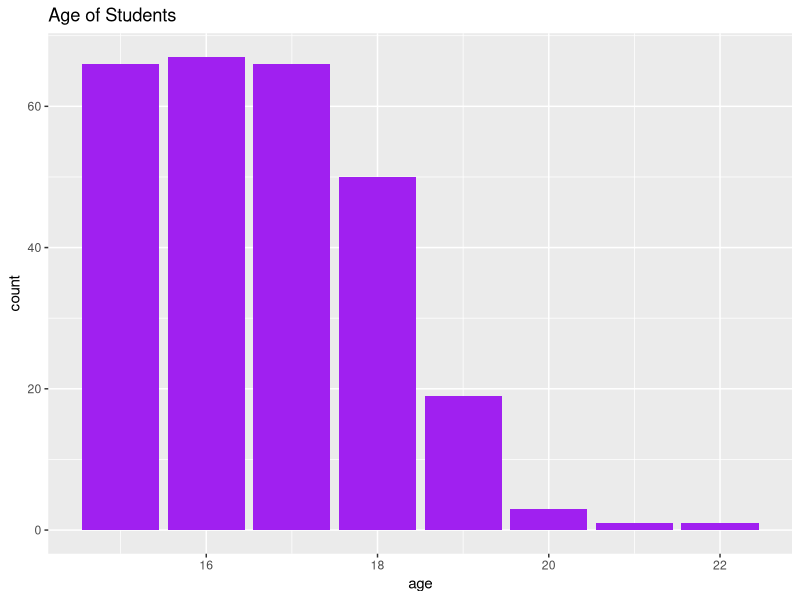
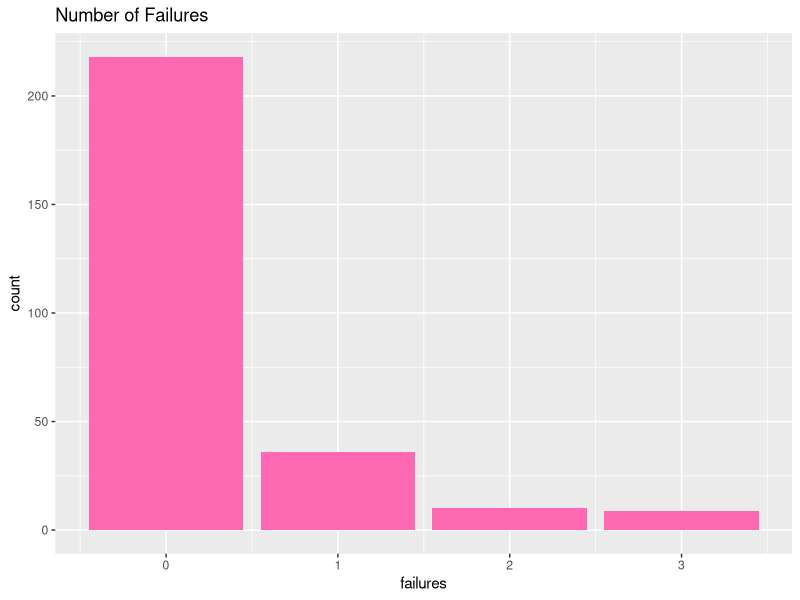
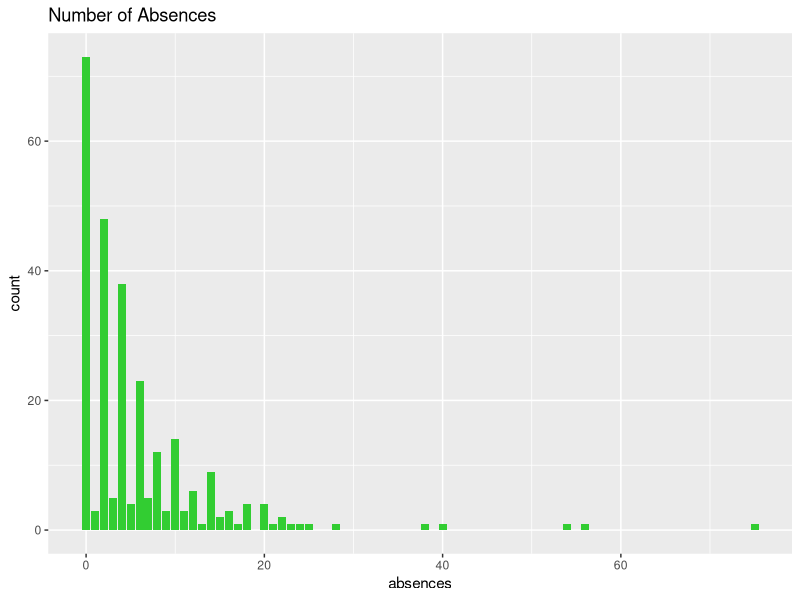
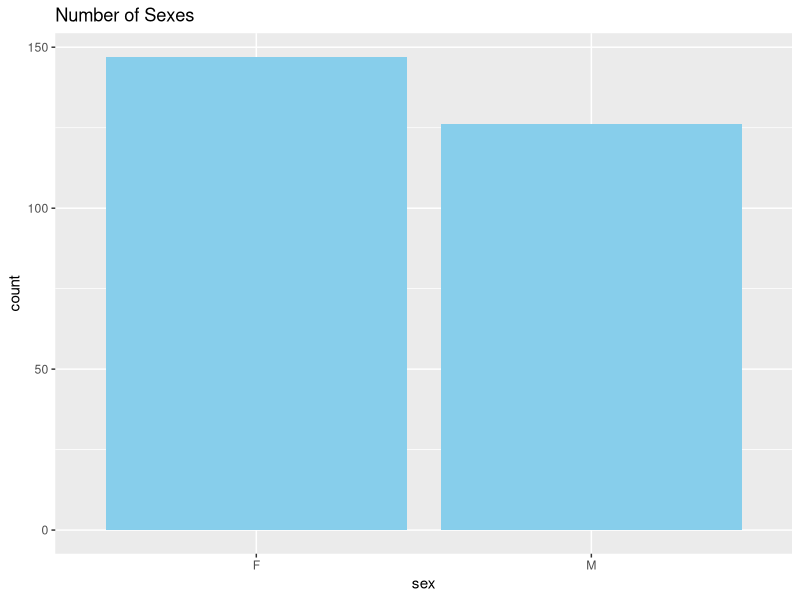
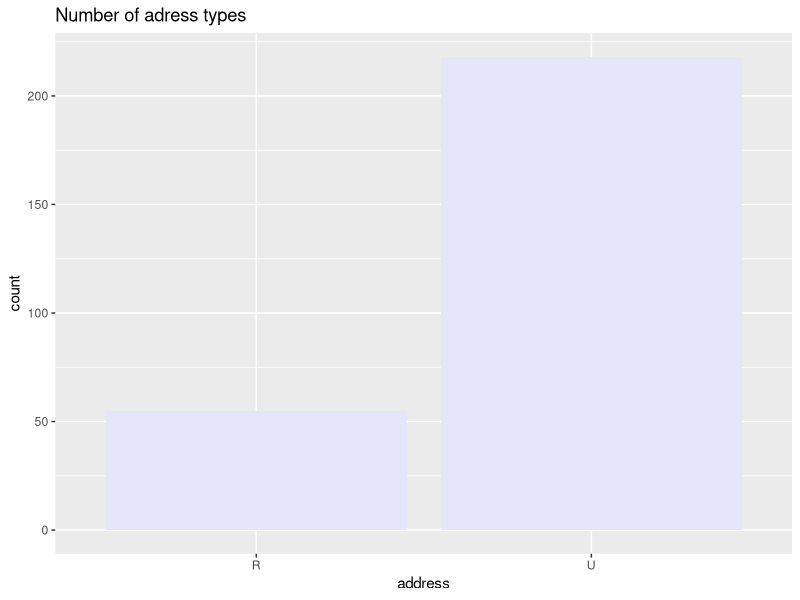
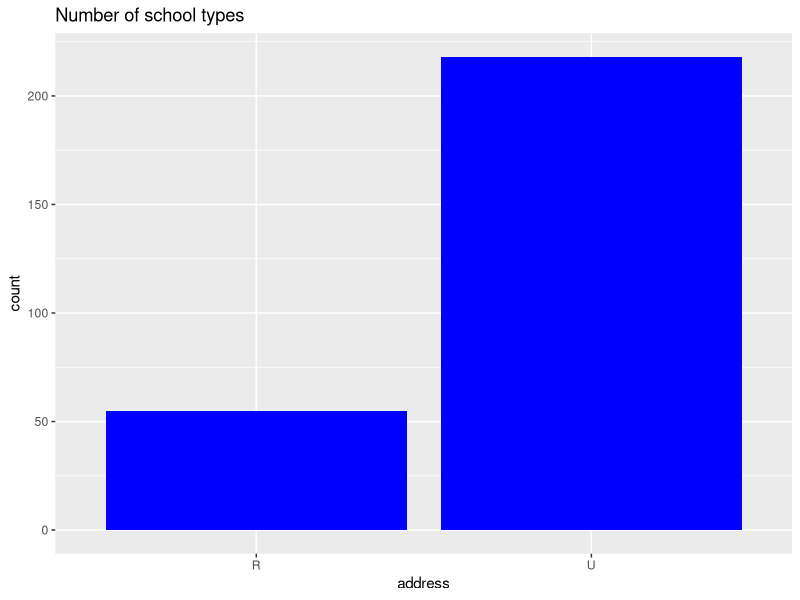
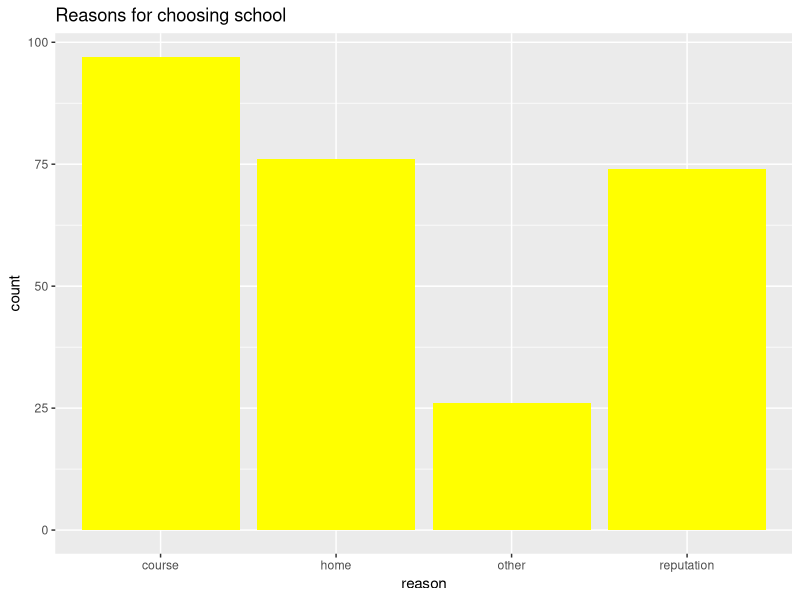
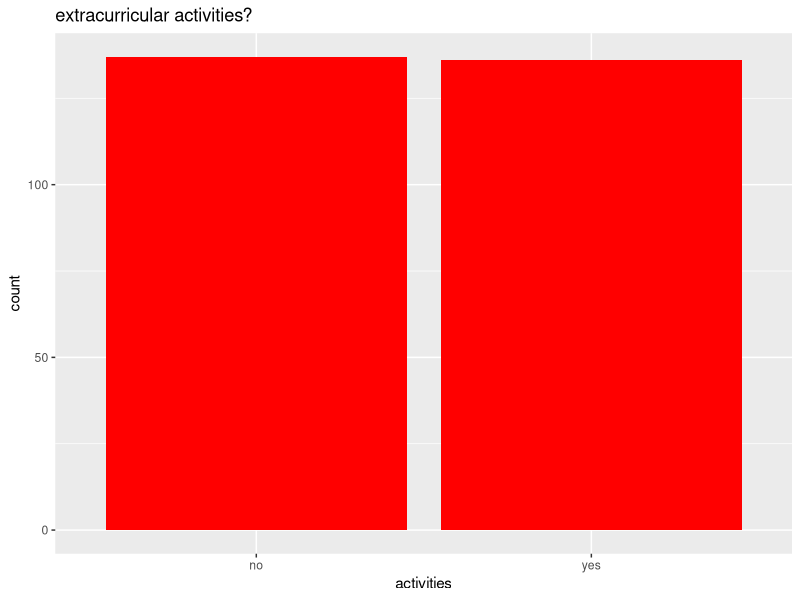

Recreate these plots in R, in order.
## ---- chunk 1
library(tidyverse)

mathscores <- read.csv("MathScores.csv")

view(head(mathscores))


## ---- chunk 2
summary(mathscores)
## ---- chunk 3
summary(mathscores$age)

mathscores %>% 
  ggplot(aes(x = age)) + 
  geom_bar(fill = "purple") +
  ggtitle('Age of Students')
## ---- chunk 4
summary(mathscores$failures)


mathscores %>% 
  ggplot(aes(x = failures)) + 
  geom_bar(fill = "hotpink") +
  ggtitle('Number of Failures')
## ---- chunk 5
summary(mathscores$absences)

mathscores %>% 
  ggplot(aes(x = absences)) + 
  geom_bar(fill = "limegreen") +
  ggtitle('Number of Absences')

## ---- chunk 6
table(mathscores$sex)

mathscores %>% 
  ggplot(aes(x = sex)) + 
  geom_bar(fill = "skyblue") +
  ggtitle('Number of Sexes')
## ---- chunk 7
table(mathscores$address)


mathscores %>% 
  ggplot(aes(x = address)) + 
  geom_bar(fill = "lavender") +
  ggtitle('Number of adress types')
## ---- chunk 8
table(mathscores$school)

mathscores %>% 
  ggplot(aes(x = address)) + 
  geom_bar(fill = "blue") +
  ggtitle('Number of school types')

## ---- chunk 9
table(mathscores$reason)

mathscores %>% 
  ggplot(aes(x = reason)) + 
  geom_bar(fill = "yellow") +
  ggtitle('Reasons for choosing school')

## ---- chunk 10
table(mathscores$activities)

mathscores %>% 
  ggplot(aes(x = activities)) + 
  geom_bar(fill = "red") +
  ggtitle('extracurricular activities?')
## ---- chunk 11
table(mathscores$schoolsup)

mathscores %>% 
  ggplot(aes(x = schoolsup)) + 
  geom_bar(fill = "brown") +
  ggtitle('Extra School Support?')
## ---- chunk 12
table(mathscores$famsup)

mathscores %>% 
  ggplot(aes(x = famsup)) + 
  geom_bar(fill = "magenta") +
  ggtitle('Family School Support?')
## ---- chunk 13
table(mathscores$paid)

mathscores %>% 
  ggplot(aes(x = paid)) + 
  geom_bar(fill = "cyan3") +
  ggtitle('Extra Paid Classes?')

## ---- chunk 14
table(mathscores$traveltime)

mathscores %>% 
  ggplot(aes(x = traveltime)) + 
  geom_bar(fill = "orange") +
  ggtitle('Travel Time:')
## ---- chunk 15
table(mathscores$studytime)


mathscores %>% 
  ggplot(aes(x = studytime)) +
  geom_bar(fill = "yellowgreen") + 
  ggtitle('Weekly Study Time')
## ---- chunk 16
table(mathscores$freetime)

mathscores %>% 
  ggplot(aes(x = freetime)) + 
  geom_bar(fill = "lightsalmon") +
  ggtitle('Free Time after School')
